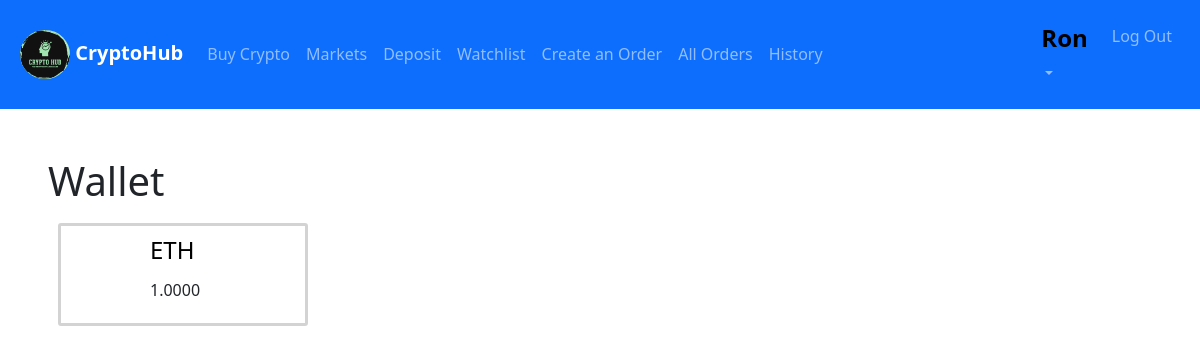
Screenshot of /wallet (signed in) with the database file from the repository.
### exchange/models.py (models this page shows, shortened)
class User(AbstractUser):
    pass

class Coin(models.Model):
    coin=models.ForeignKey(List_Coin,on_delete=models.CASCADE,related_name="purchases")
    last_purchased=models.DateTimeField(default=datetime.datetime.now())
    current_coin_amount=models.FloatField(default=0)

class List_Coin(models.Model):
    coin_id=models.CharField(max_length=64,unique=True)
    symbol=models.CharField(max_length=16,unique=True)
    title=models.CharField(max_length=64,unique=True)
    logo_url=models.URLField(blank=True)

### exchange/views.py (the view)
# urls.py: path("wallet", views.wallet, name="wallet"),
@login_required
def wallet(request):
    try:
        wallet=Wallet.objects.get(owner=request.user)
        coins=wallet.coins.all()
    except:
        coins=[]
    return render(request,'wallet.html',{'coins':coins})

### exchange/templates/wallet.html (shortened to what this page needs)
{% extends "layout.html" %}
{% block body %}
    <h1>Wallet</h1>
    <div id="container">
        {%for item in coins%}
        <div class="row">
            <div class="col-1 mt-2">
            </div>
            <div class="col-2 ms-5">
                <a style="text-decoration: none;color: black;" href="{%url 'view_coin' item.coin.coin_id %}"
                            ><h4 style="padding:5px 0;text-align:left;">{{item.coin.symbol}} </h4>
                        </a>
                <p>{{item.current_coin_amount|floatformat:4}}</p>
            </div>
        </div>
        {%empty%}
        <h4>No Coins Yet</h4>
        {%endfor%}
    </div>
{% endblock %}

### exchange/templates/layout.html (shortened to what this page needs)
{% load static %}
<!DOCTYPE html>
<html lang="en">
	<head>
		<link
			href="https://cdn.jsdelivr.net/npm/bootstrap@5.3.2/dist/css/bootstrap.min.css"
			rel="stylesheet"
 />
		<link rel="stylesheet" href="{% static 'style.css'%}" />
	</head>
	<body>
		<nav class="navbar navbar-expand-sm bg-primary navbar-dark">
			<div class="container-fluid m-2">
				<a class="navbar-brand" href="{%url 'index'%}">
					<img
						src="{% static 'media\cryptohub.png'%}"
						alt="Crypto Hub"
						width="50px"
						class="rounded-pill"
						\ />
					<strong>CryptoHub</strong>
				</a>
				<div class="collapse navbar-collapse" id="collapsibleNavbar">
					<ul class="navbar-nav">
						<li class="nav-item">
							<a class="nav-link" href="{% url 'buy_sell' %}">Buy Crypto</a>
						</li>
						<li class="nav-item">
							<a class="nav-link" href="{%url 'markets'%}">Markets</a>
						</li>
						{% if user.is_authenticated %}
						<li class="nav-item">
							<a class="nav-link" href="{% url 'deposit' %}">Deposit</a>
						</li>
						<li class="nav-item">
							<a class="nav-link" href="{% url 'watchlist' %}">Watchlist</a>
						</li>
						<li class="nav-item">
							<a class="nav-link" href="{% url 'create_orders' %}">Create an Order</a>
						</li>
						<li class="nav-item">
							<a class="nav-link" href="{% url 'all_orders' %}">All Orders</a>
						</li>
						<li class="nav-item">
							<a class="nav-link" href="{% url 'history' %}">History</a>
						</li>
						{%endif%}
					</ul>
				</div>
				<div
					class="collapse navbar-collapse justify-content-end"
					id="collapsibleNavbar">
					<ul class="navbar-nav">
						{% if user.is_authenticated %}
						<li class="nav-item dropdown me-2">
							<a
								class="nav-link dropdown-toggle"
								href="#"
								role="button"
								data-bs-toggle="dropdown"
								><h4>
									<strong style="color: black">{{user.username}}</strong>
								</h4></a
							>
						</li>
						<li class="nav-item">
							<a class="nav-link" href="{%url 'logout'%}">Log Out</a>
						</li>
						{%endif%}
					</ul>
				</div>
			</div>
		</nav>
		<div class="m-5">
			{% block body %} {% endblock %}
		</div>
	</body>
</html>

### exchange/static/style.css (style rules this page uses)
body { font-family: 'Courier New', Courier, monospace 'Segoe UI', Tahoma, Geneva, Verdana, sans-serif; }
.row { padding: 5px; }
#container { display: flex; flex-wrap: wrap; }
#container > div { border-style: solid; border-radius: 3px; border-color: lightgrey; margin: 10px; width: 250px; }

### rows the page displays
User: username "Ron"
Coin: coin.symbol "ETH", current_coin_amount "1.0000"
